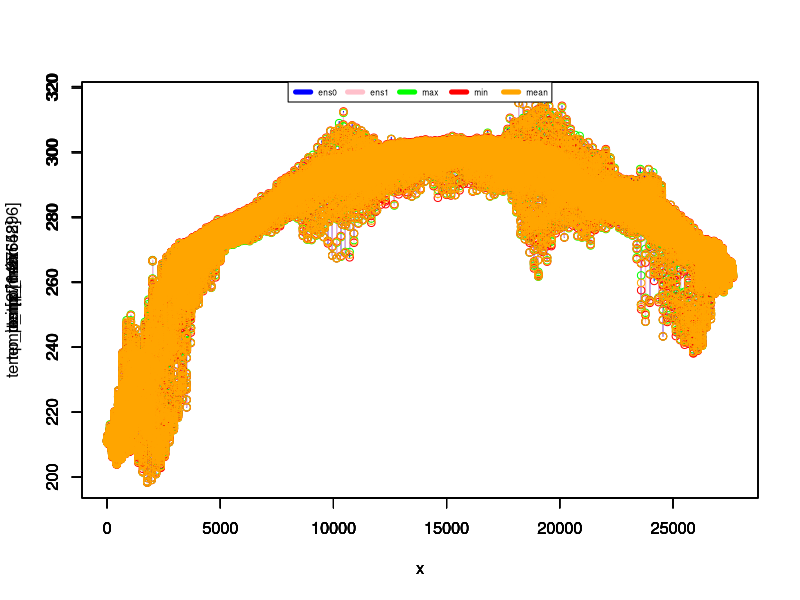
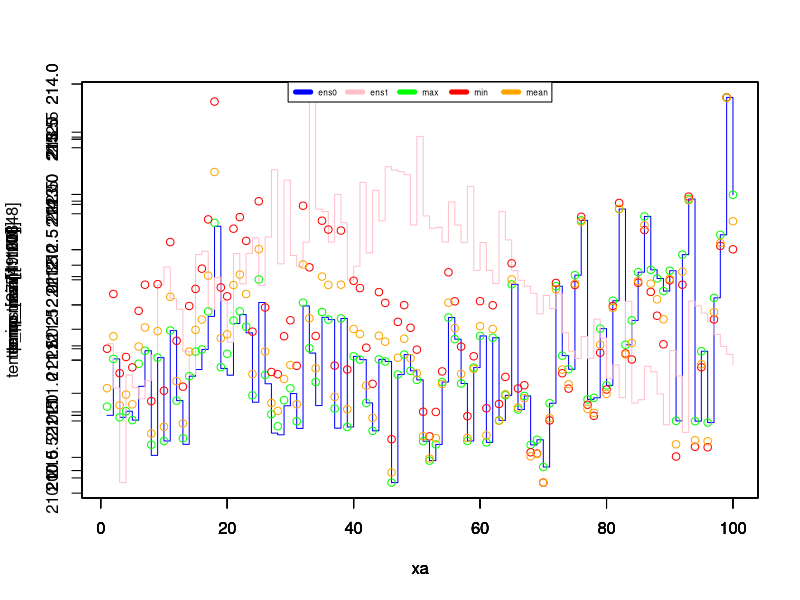
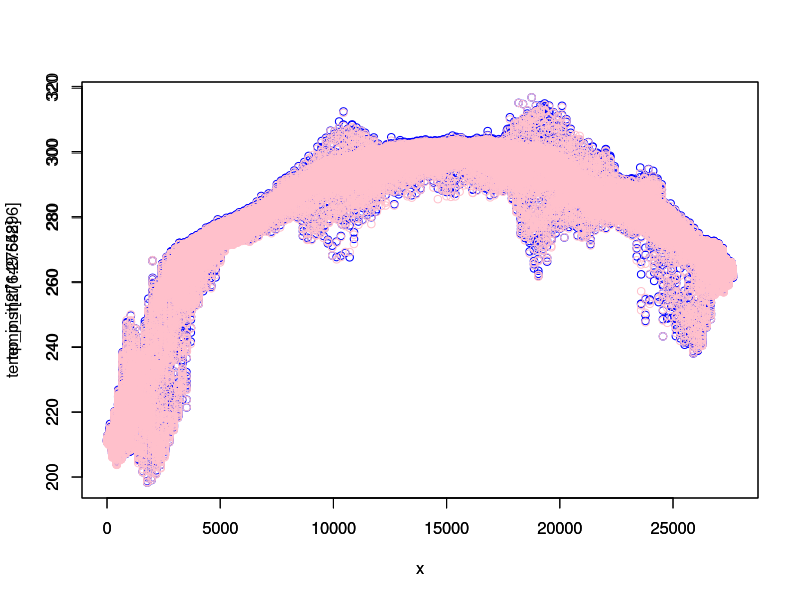
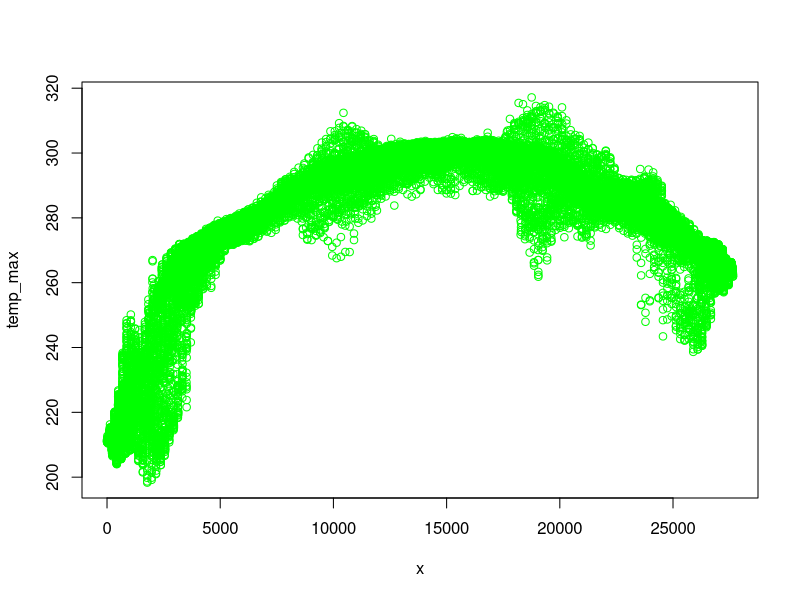
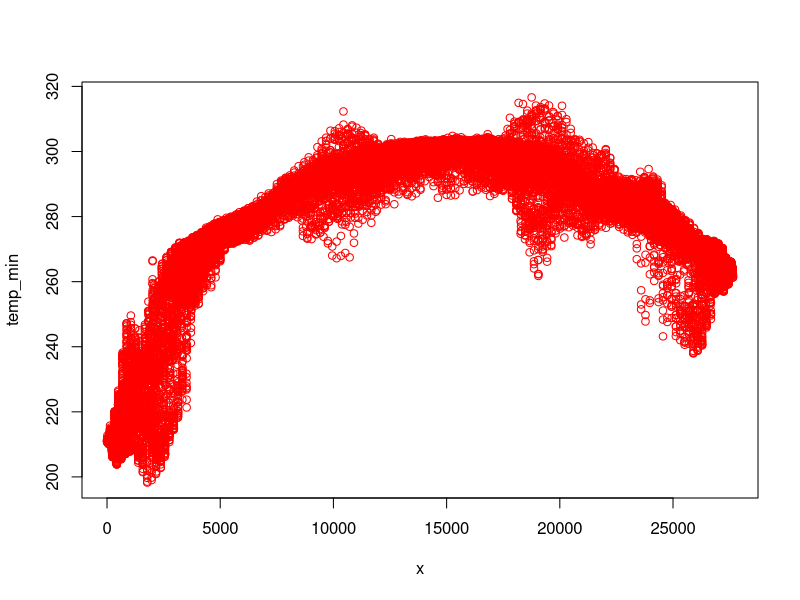
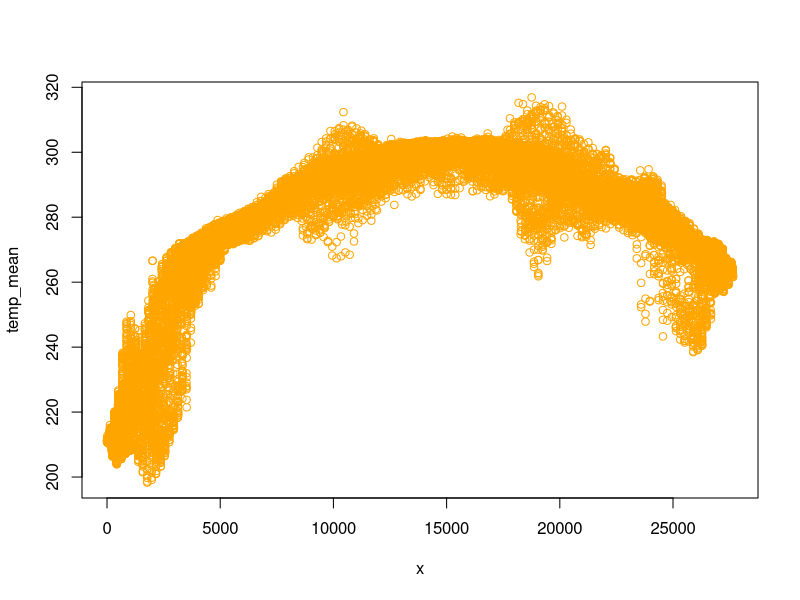

R code for these plots, in order:
#!/usr/bin/env Rscript

# ########################################################

pdf("temp.pdf") # either save all files in one pdf or the files in specific pdfs; find an option to automatise the choice

# temp_inst = read.csv("temp-inst.csv")
# temp_max = read.csv("temp-max.csv")
# temp_min = read.csv("temp-min.csv")
# temp_mean = read.csv("temp-mean.csv")

# data = read.table("test.csv", header=FALSE, sep = ',')
temp_inst = read.table("inst2.txt", header=FALSE, sep = ',')
temp_max = read.table("max2.txt", header=FALSE, sep = ',')
temp_min = read.table("min2.txt", header=FALSE, sep = ',')
temp_mean = read.table("mean2.txt", header=FALSE, sep = ',')
temp_stdev = read.table("stdev2.txt", header=FALSE, sep = ',')

x1=length(temp_inst)
x2=length(temp_max)
x3=length(temp_min)
x4=length(temp_mean)
x5=length(temp_stdev)

print(x1)
print(x2)
print(x3)
print(x4)
print(x5)

x = seq(1, x2, 1)


plot(x,temp_inst[1:27648],type="s",col="blue") 
par(new = TRUE)
plot(x,temp_inst[27649:55296],type="s",col="pink") 
par(new = TRUE)
plot(x,temp_max,type="p",col="green",) 
par(new = TRUE)
plot(x,temp_min,type="p",col="red") 
par(new = TRUE)
plot(x,temp_mean,type="p",col="orange") 
par(new = TRUE)
#lines(x,temp_stdev,col="pink")
plot_colors <- c("blue","pink","green","red","orange") 
par(new = TRUE)
legend(x = "top",inset = 0,
        legend = c("ens0", "ens1","max", "min","mean"), 
        col=plot_colors, lwd=5, cex=.5, horiz = TRUE)

#y = sample(x, 1000)

#temp_inst1_t = sample(temp_inst[1:27648],1000)
#temp_inst2_t = sample(temp_inst[27649:55296],1000)
#temp_max_t = sample(temp_max,1000)
#temp_min_t = sample(temp_min,1000)
#temp_mean_t = sample(temp_mean,1000)

#x1=length(temp_inst1_t)
#x2=length(temp_inst2_t)
#x3=length(temp_max_t)
#x4=length(temp_min_t)
#x5=length(temp_mean_t)
#print(x1)
#print(x2)
#print(x3)
#print(x4)
#print(x5)


xa = seq(1, 100, 1)


plot(xa,temp_inst[1:100],type="s",col="blue")
par(new = TRUE)
plot(xa,temp_inst[27749:27848],type="s",col="pink")
par(new = TRUE)
plot(xa,temp_max[1:100],type="p",col="green",)
par(new = TRUE)
plot(xa,temp_min[1:100],type="p",col="red")
par(new = TRUE)
plot(xa,temp_mean[1:100],type="p",col="orange")
par(new = TRUE)
#lines(x,temp_stdev,col="pink")
plot_colors <- c("blue","pink","green","red","orange")
par(new = TRUE)
legend(x = "top",inset = 0,
        legend = c("ens0", "ens1","max", "min","mean"),
        col=plot_colors, lwd=5, cex=.5, horiz = TRUE)



plot(x,temp_inst[1:27648],col="blue")
par(new = TRUE)
plot(x,temp_inst[27649:55296],col="pink")

plot(x,temp_max,col="green")

plot(x,temp_min,col="red")

plot(x,temp_mean,col="orange")

#plot(x,temp_stdev,col="pink")

# dev.off()
print("Graphics constructed with success!")
